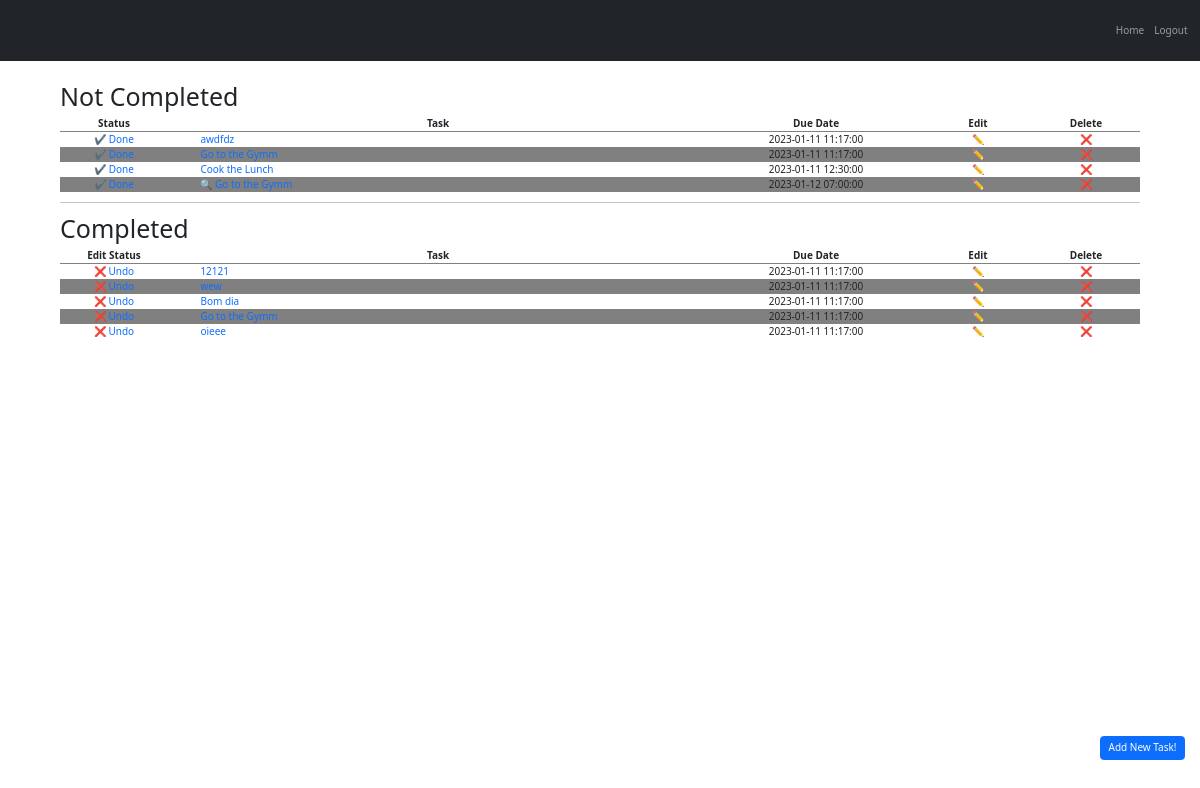
Page / (signed in) on the earlier database version.
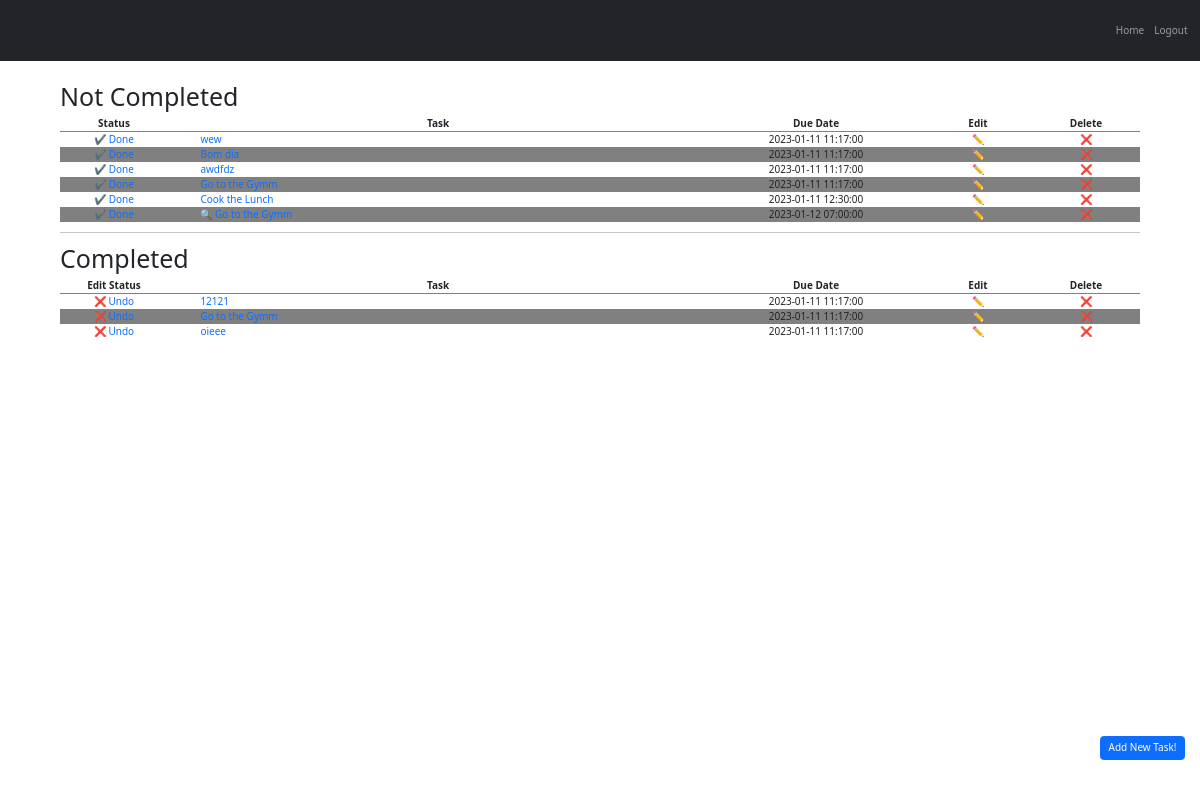
Same page on the later database version.
### main.py (models this page shows)
class ToDo(db.Model, Base):
    __tablename__ = "to_dos"
    id = db.Column(db.Integer, primary_key=True)
    user_id = db.Column(db.Integer, ForeignKey('users.id'))
    user = relationship("User", back_populates="to_do_item")
    to_do_detail = relationship("Detail", back_populates="to_do_item")
    task_name = db.Column(db.String(255), nullable=False)
    completed = db.Column(db.Boolean, nullable=False)
    due_date = db.Column(db.DateTime, nullable=True)

### main.py (the view, shortened to what this page needs)
@app.route('/', methods=["GET", "POST"])
def home():
    tasks = None
    some_completed = None
    some_uncompleted = None
    authenticated = current_user.is_authenticated
    if authenticated:
        form = NewTaskForm()
        tasks = ToDo.query.order_by(ToDo.due_date).filter_by(user_id=current_user.id).all()
        if tasks:
            some_completed = any([task.completed for task in tasks])
            some_uncompleted = any([task.completed == False for task in tasks])
    else:
        form = LoginForm()
    return render_template('index.html', form=form,
                           tasks=tasks, Detail=Detail, some_completed=some_completed,
                           some_uncompleted=some_uncompleted)

### main.py (called while the page is built)
@login_manager.user_loader
def load_user(user_id):
    return User.query.get(user_id)

### templates/index.html (shortened to what this page needs)
{% extends "bootstrap/base.html" %}
{% import "bootstrap/wtf.html" as wtf %}
{% block content %}
{% include 'header.html' %}
<div class="center-div">
    {% if current_user.is_authenticated %}
<button class="add-new btn btn-primary" onclick="openForm()">Add New Task!</button>
    {% endif %}
    {% if tasks %}
        {% if some_uncompleted %}
        <h1>Not Completed</h1>
    <table class="table_header">
        <tr>
            <th class="status">Status</th>
            <th class="">Task</th>
            <th class="due-date">Due Date</th>
            <th class="status">Edit</th>
            <th class="status">Delete</th>
        </tr>
        {% for task in tasks %}
            {% if not task.completed %}
        <tr>
            <td><a class="status no_text_decoration" href="{{url_for('completed', task_id=task.id) }}">✔ Done</a></td>
            {% if Detail.query.filter_by(to_do_id=task.id).all() %}
                <td class="task"><a class="no_text_decoration" href="{{ url_for('task', task_id=task.id, name=task.task_name) }}"><span class="no_text_decoration">🔍</span> {{ task.task_name }}</a></td>
            {% else %}
                <td class="task"><a class="no_text_decoration" href="{{ url_for('task', task_id=task.id, name=task.task_name) }}">{{ task.task_name }}</a></td>
            {% endif %}
            <td>{{ task.due_date }}</td>
            <td class="no_text_decoration"><a class="no_text_decoration" href="{{ url_for('edit', id=task.id, type='task') }}">✏</a></td>
            <td class="no_text_decoration"><a class="no_text_decoration" href="{{ url_for('delete', id=task.id, table='ToDo') }}">❌</a></td>
        </tr>
            {% endif %}
        {% endfor %}
    </table>
    <hr>
        {% endif %}
        {% if some_completed %}
        <h1>Completed</h1>
        <table class="table_header">
        <tr>
            <th class="status">Edit Status</th>
            <th class="">Task</th>
            <th class="due-date">Due Date</th>
            <th class="status">Edit</th>
            <th class="status">Delete</th>
        </tr>
        {% for task in tasks %}
        {% if task.completed %}
        <tr>
            <td class="status"><a class="no_text_decoration" href="{{url_for('completed', task_id=task.id) }}">❌ Undo</a></td>
            {% if Detail.query.filter_by(to_do_id=task.id).all() %}
                <td class="task"><a class="no_text_decoration" href="{{ url_for('task', task_id=task.id, name=task.task_name) }}"><span class="no_text_decoration">🔍</span> {{ task.task_name }}</a></td>
            {% else %}
                <td class="task"><a class=""><a class="no_text_decoration" href="{{ url_for('task', task_id=task.id, name=task.task_name) }}">{{ task.task_name }}</a></td>
            {% endif %}
            <td>{{ task.due_date }}</td>
            <td class=""><a class="no_text_decoration" href="{{ url_for('edit', id=task.id, type='task') }}">✏</a></td>
            <td class=""><a class="no_text_decoration" href="{{ url_for('delete', id=task.id, table='ToDo') }}">❌</a></td>
        </tr>
        {% endif %}
        {% endfor %}
    </table>
        {% endif %}
    {% endif %}
</div>
{% include 'footer.html' %}
{% endblock %}

### templates/header.html (shortened to what this page needs)
<!DOCTYPE html>
<html lang="en">
<head>
    <link rel="stylesheet" href="../static/style.css">
    <link href="https://cdn.jsdelivr.net/npm/bootstrap@5.2.3/dist/css/bootstrap.min.css" rel="stylesheet">
</head>
<body>
    <nav class="navbar navbar-dark bg-dark navbar-expand-md navbar-static-top" data-bs-theme="dark">
        <div class="container-fluid">
            <div data-toggle="collapse" data-target="navbar-collapse" class="collapse navbar-collapse" id="navbarContent">
                <ul class="navbar-nav ms-auto">
                    <li class="nav-item"><a class="nav-link" href="{{url_for('home')}}">Home</a></li>
                    {% if current_user.is_authenticated %}
                    <li class="nav-item"><a class="nav-link" href="{{url_for('logout')}}">Logout</a></li>
                    {% else %}
                    <li class="nav-item"><a class="nav-link" href="{{url_for('login')}}">Login</a></li>
                    <li class="nav-item"><a class="nav-link" href="{{url_for('register')}}">Register</a></li>
                    {% endif %}
                </ul>
            </div>
        </div>
    </nav>

### templates/footer.html (shortened to what this page needs)
</body>
</html>

### static/style.css (style rules this page uses)
.center-div { margin: 0 5% 0 5%; display: grid; align-content: center; }
.add-new { position: fixed; bottom: 40px; right: 15px; }
.status { width: 10%; }
.due-date { width: 20%; }
.table_header { width: 100%; text-align: center; margin: 0 auto; }
.no_text_decoration { text-decoration: none; }
.task { text-align: start; content-align: start; padding-left: 3%; }
table tr:nth-child(odd) { background-color: gray; }
table tr:nth-child(1) { background-color: white; border-bottom-style: solid; border-width: 0 0 0.2px 0; border-color: gray; }

Differences in the rows shown:
changed ToDo "wew": moves from the list under "Completed" to the list under "Not Completed"
changed ToDo "Bom dia": moves from the list under "Completed" to the list under "Not Completed"
